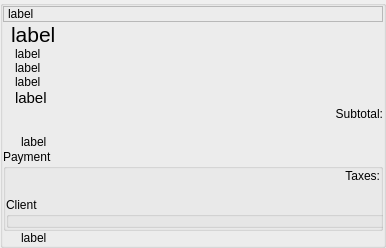
        <widget class="QGroupBox" name="groupDetails">
         <property name="sizePolicy">
          <sizepolicy hsizetype="Minimum" vsizetype="MinimumExpanding">
           <horstretch>0</horstretch>
           <verstretch>0</verstretch>
          </sizepolicy>
         </property>
         <property name="minimumSize">
          <size>
           <width>0</width>
           <height>0</height>
          </size>
         </property>
         <property name="maximumSize">
          <size>
           <width>220</width>
           <height>160</height>
          </size>
         </property>
         <property name="layoutDirection">
          <enum>Qt::LeftToRight</enum>
         </property>
         <property name="styleSheet">
          <string notr="true"/>
         </property>
         <property name="title">
          <string/>
         </property>
         <property name="alignment">
          <set>Qt::AlignHCenter|Qt::AlignTop</set>
         </property>
         <layout class="QVBoxLayout" name="_2">
          <property name="spacing">
           <number>0</number>
          </property>
          <property name="leftMargin">
           <number>0</number>
          </property>
          <property name="topMargin">
           <number>0</number>
          </property>
          <property name="rightMargin">
           <number>0</number>
          </property>
          <property name="bottomMargin">
           <number>0</number>
          </property>
          <item>
           <widget class="QLabel" name="labelDetailDesc">
            <property name="sizePolicy">
             <sizepolicy hsizetype="Minimum" vsizetype="Preferred">
              <horstretch>0</horstretch>
              <verstretch>0</verstretch>
             </sizepolicy>
            </property>
            <property name="maximumSize">
             <size>
              <width>16777215</width>
              <height>16777215</height>
             </size>
            </property>
            <property name="styleSheet">
             <string notr="true"/>
            </property>
            <property name="frameShape">
             <enum>QFrame::StyledPanel</enum>
            </property>
            <property name="text">
             <string>label</string>
            </property>
            <property name="alignment">
             <set>Qt::AlignLeading|Qt::AlignLeft|Qt::AlignVCenter</set>
            </property>
            <property name="wordWrap">
             <bool>true</bool>
            </property>
            <property name="indent">
             <number>4</number>
            </property>
           </widget>
          </item>
          <item>
           <widget class="QLabel" name="labelDetailPrice">
            <property name="sizePolicy">
             <sizepolicy hsizetype="Minimum" vsizetype="Fixed">
              <horstretch>0</horstretch>
              <verstretch>0</verstretch>
             </sizepolicy>
            </property>
            <property name="font">
             <font>
              <pointsize>16</pointsize>
             </font>
            </property>
            <property name="styleSheet">
             <string notr="true"/>
            </property>
            <property name="frameShape">
             <enum>QFrame::NoFrame</enum>
            </property>
            <property name="text">
             <string>label</string>
            </property>
            <property name="indent">
             <number>8</number>
            </property>
           </widget>
          </item>
          <item>
           <widget class="QLabel" name="labelDetailDiscount">
            <property name="sizePolicy">
             <sizepolicy hsizetype="Minimum" vsizetype="Fixed">
              <horstretch>0</horstretch>
              <verstretch>0</verstretch>
             </sizepolicy>
            </property>
            <property name="styleSheet">
             <string notr="true"/>
            </property>
            <property name="frameShape">
             <enum>QFrame::NoFrame</enum>
            </property>
            <property name="text">
             <string>label</string>
            </property>
            <property name="indent">
             <number>12</number>
            </property>
           </widget>
          </item>
          <item>
           <widget class="QLabel" name="labelDetailPoints">
            <property name="sizePolicy">
             <sizepolicy hsizetype="Minimum" vsizetype="Preferred">
              <horstretch>0</horstretch>
              <verstretch>0</verstretch>
             </sizepolicy>
            </property>
            <property name="text">
             <string>label</string>
            </property>
            <property name="indent">
             <number>12</number>
            </property>
           </widget>
          </item>
          <item>
           <widget class="QLabel" name="labelDetailUnits">
            <property name="sizePolicy">
             <sizepolicy hsizetype="Minimum" vsizetype="Fixed">
              <horstretch>0</horstretch>
              <verstretch>0</verstretch>
             </sizepolicy>
            </property>
            <property name="styleSheet">
             <string notr="true"/>
            </property>
            <property name="frameShape">
             <enum>QFrame::NoFrame</enum>
            </property>
            <property name="text">
             <string>label</string>
            </property>
            <property name="indent">
             <number>12</number>
            </property>
           </widget>
          </item>
          <item>
           <widget class="QLabel" name="labelDetailTotalTaxes">
            <property name="sizePolicy">
             <sizepolicy hsizetype="Minimum" vsizetype="Preferred">
              <horstretch>0</horstretch>
              <verstretch>0</verstretch>
             </sizepolicy>
            </property>
            <property name="font">
             <font>
              <pointsize>11</pointsize>
             </font>
            </property>
            <property name="styleSheet">
             <string notr="true"/>
            </property>
            <property name="frameShape">
             <enum>QFrame::NoFrame</enum>
            </property>
            <property name="text">
             <string>label</string>
            </property>
            <property name="indent">
             <number>12</number>
            </property>
           </widget>
          </item>
          <item>
           <widget class="QLabel" name="lblSubtotalPre">
            <property name="text">
             <string>Subtotal:</string>
            </property>
            <property name="alignment">
             <set>Qt::AlignBottom|Qt::AlignRight|Qt::AlignTrailing</set>
            </property>
           </widget>
          </item>
          <item>
           <widget class="QLabel" name="lblSubtotal">
            <property name="sizePolicy">
             <sizepolicy hsizetype="MinimumExpanding" vsizetype="Minimum">
              <horstretch>0</horstretch>
              <verstretch>0</verstretch>
             </sizepolicy>
            </property>
            <property name="maximumSize">
             <size>
              <width>200</width>
              <height>16777215</height>
             </size>
            </property>
            <property name="text">
             <string/>
            </property>
            <property name="textFormat">
             <enum>Qt::AutoText</enum>
            </property>
            <property name="scaledContents">
             <bool>false</bool>
            </property>
            <property name="alignment">
             <set>Qt::AlignBottom|Qt::AlignRight|Qt::AlignTrailing</set>
            </property>
           </widget>
          </item>
          <item>
           <widget class="QLabel" name="labelDetailTax1">
            <property name="sizePolicy">
             <sizepolicy hsizetype="Minimum" vsizetype="Fixed">
              <horstretch>0</horstretch>
              <verstretch>0</verstretch>
             </sizepolicy>
            </property>
            <property name="font">
             <font>
              <pointsize>9</pointsize>
             </font>
            </property>
            <property name="styleSheet">
             <string notr="true"/>
            </property>
            <property name="frameShape">
             <enum>QFrame::NoFrame</enum>
            </property>
            <property name="text">
             <string>label</string>
            </property>
            <property name="indent">
             <number>18</number>
            </property>
           </widget>
          </item>
          <item>
           <widget class="QGroupBox" name="groupPayment">
            <property name="sizePolicy">
             <sizepolicy hsizetype="Expanding" vsizetype="Minimum">
              <horstretch>0</horstretch>
              <verstretch>0</verstretch>
             </sizepolicy>
            </property>
            <property name="minimumSize">
             <size>
              <width>380</width>
              <height>0</height>
             </size>
            </property>
            <property name="maximumSize">
             <size>
              <width>16777215</width>
              <height>115</height>
             </size>
            </property>
            <property name="autoFillBackground">
             <bool>false</bool>
            </property>
            <property name="styleSheet">
             <string notr="true"/>
            </property>
            <property name="title">
             <string>Payment</string>
            </property>
            <property name="alignment">
             <set>Qt::AlignLeading|Qt::AlignLeft|Qt::AlignTop</set>
            </property>
            <layout class="QVBoxLayout" name="verticalLayout_10">
             <property name="spacing">
              <number>0</number>
             </property>
             <property name="leftMargin">
              <number>0</number>
             </property>
             <property name="topMargin">
              <number>0</number>
             </property>
             <property name="rightMargin">
              <number>0</number>
             </property>
             <property name="bottomMargin">
              <number>0</number>
             </property>
             <item>
              <widget class="QLabel" name="lblSaleTaxesPre">
               <property name="text">
                <string>Taxes:</string>
               </property>
               <property name="scaledContents">
                <bool>true</bool>
               </property>
               <property name="alignment">
                <set>Qt::AlignBottom|Qt::AlignRight|Qt::AlignTrailing</set>
               </property>
              </widget>
             </item>
             <item>
              <widget class="QLabel" name="lblSaleTaxes">
               <property name="sizePolicy">
                <sizepolicy hsizetype="MinimumExpanding" vsizetype="Minimum">
                 <horstretch>0</horstretch>
                 <verstretch>0</verstretch>
                </sizepolicy>
               </property>
               <property name="maximumSize">
                <size>
                 <width>200</width>
                 <height>16777215</height>
                </size>
               </property>
               <property name="text">
                <string/>
               </property>
               <property name="scaledContents">
                <bool>true</bool>
               </property>
               <property name="alignment">
                <set>Qt::AlignBottom|Qt::AlignRight|Qt::AlignTrailing</set>
               </property>
              </widget>
             </item>
             <item>
              <widget class="QGroupBox" name="groupClient">
               <property name="sizePolicy">
                <sizepolicy hsizetype="Fixed" vsizetype="Fixed">
                 <horstretch>0</horstretch>
                 <verstretch>0</verstretch>
                </sizepolicy>
               </property>
               <property name="minimumSize">
                <size>
                 <width>381</width>
                 <height>0</height>
                </size>
               </property>
               <property name="maximumSize">
                <size>
                 <width>16777215</width>
                 <height>80</height>
                </size>
               </property>
               <property name="title">
                <string>Client</string>
               </property>
               <property name="alignment">
                <set>Qt::AlignLeading|Qt::AlignLeft|Qt::AlignTop</set>
               </property>
               <layout class="QVBoxLayout" name="verticalLayout_11">
                <property name="spacing">
                 <number>0</number>
                </property>
                <property name="leftMargin">
                 <number>9</number>
                </property>
                <property name="topMargin">
                 <number>0</number>
                </property>
                <property name="rightMargin">
                 <number>9</number>
                </property>
                <property name="bottomMargin">
                 <number>0</number>
                </property>
               </layout>
              </widget>
             </item>
            </layout>
           </widget>
          </item>
          <item>
           <widget class="QLabel" name="labelDetailTax2">
            <property name="sizePolicy">
             <sizepolicy hsizetype="Minimum" vsizetype="Fixed">
              <horstretch>0</horstretch>
              <verstretch>0</verstretch>
             </sizepolicy>
            </property>
            <property name="font">
             <font>
              <pointsize>9</pointsize>
             </font>
            </property>
            <property name="styleSheet">
             <string notr="true"/>
            </property>
            <property name="frameShape">
             <enum>QFrame::NoFrame</enum>
            </property>
            <property name="text">
             <string>label</string>
            </property>
            <property name="indent">
             <number>18</number>
            </property>
           </widget>
          </item>
         </layout>
        </widget>
